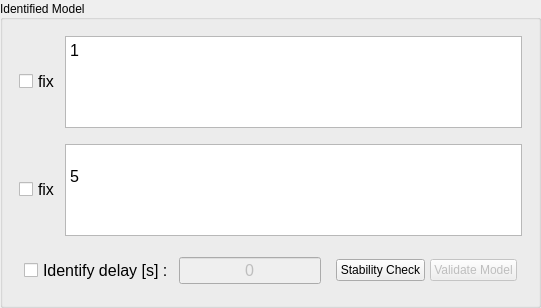
        <widget class="QGroupBox" name="groupBox_6">
         <property name="title">
          <string>Identified Model</string>
         </property>
         <property name="alignment">
          <set>Qt::AlignLeading|Qt::AlignLeft|Qt::AlignVCenter</set>
         </property>
         <layout class="QVBoxLayout" name="verticalLayout_3">
          <item>
           <layout class="QHBoxLayout" name="horizontalLayout_9">
            <property name="spacing">
             <number>5</number>
            </property>
            <property name="leftMargin">
             <number>5</number>
            </property>
            <property name="topMargin">
             <number>5</number>
            </property>
            <property name="rightMargin">
             <number>5</number>
            </property>
            <property name="bottomMargin">
             <number>5</number>
            </property>
            <item>
             <widget class="QCheckBox" name="checkBoxFixZeros">
              <property name="font">
               <font>
                <pointsize>12</pointsize>
               </font>
              </property>
              <property name="text">
               <string>fix</string>
              </property>
             </widget>
            </item>
            <item>
             <widget class="QTextEdit" name="textEdit_Zeros">
              <property name="enabled">
               <bool>true</bool>
              </property>
              <property name="font">
               <font>
                <pointsize>12</pointsize>
                <weight>50</weight>
                <bold>false</bold>
               </font>
              </property>
              <property name="statusTip">
               <string>0</string>
              </property>
              <property name="accessibleDescription">
               <string notr="true"/>
              </property>
              <property name="layoutDirection">
               <enum>Qt::LeftToRight</enum>
              </property>
              <property name="inputMethodHints">
               <set>Qt::ImhMultiLine|Qt::ImhNoAutoUppercase|Qt::ImhPreferLowercase</set>
              </property>
              <property name="frameShape">
               <enum>QFrame::StyledPanel</enum>
              </property>
              <property name="frameShadow">
               <enum>QFrame::Raised</enum>
              </property>
              <property name="sizeAdjustPolicy">
               <enum>QAbstractScrollArea::AdjustToContents</enum>
              </property>
              <property name="readOnly">
               <bool>false</bool>
              </property>
              <property name="html">
               <string>&lt;!DOCTYPE HTML PUBLIC &quot;-//W3C//DTD HTML 4.0//EN&quot; &quot;http://www.w3.org/TR/REC-html40/strict.dtd&quot;&gt;
&lt;html&gt;&lt;head&gt;&lt;meta name=&quot;qrichtext&quot; content=&quot;1&quot; /&gt;&lt;style type=&quot;text/css&quot;&gt;
p, li { white-space: pre-wrap; }
&lt;/style&gt;&lt;/head&gt;&lt;body style=&quot; font-family:'MS Shell Dlg 2'; font-size:12pt; font-weight:400; font-style:normal;&quot;&gt;
&lt;p style=&quot; margin-top:12px; margin-bottom:0px; margin-left:0px; margin-right:0px; -qt-block-indent:0; text-indent:0px;&quot;&gt;&lt;span style=&quot; color:#000000;&quot;&gt;1&lt;/span&gt;&lt;/p&gt;&lt;/body&gt;&lt;/html&gt;</string>
              </property>
             </widget>
            </item>
           </layout>
          </item>
          <item>
           <layout class="QHBoxLayout" name="horizontalLayout_8">
            <property name="spacing">
             <number>5</number>
            </property>
            <property name="leftMargin">
             <number>5</number>
            </property>
            <property name="topMargin">
             <number>5</number>
            </property>
            <property name="rightMargin">
             <number>5</number>
            </property>
            <property name="bottomMargin">
             <number>5</number>
            </property>
            <item>
             <widget class="QCheckBox" name="checkBoxFixPoles">
              <property name="font">
               <font>
                <pointsize>12</pointsize>
               </font>
              </property>
              <property name="text">
               <string>fix</string>
              </property>
             </widget>
            </item>
            <item>
             <widget class="QTextEdit" name="textEdit_Poles">
              <property name="font">
               <font>
                <pointsize>12</pointsize>
               </font>
              </property>
              <property name="inputMethodHints">
               <set>Qt::ImhMultiLine|Qt::ImhNoAutoUppercase|Qt::ImhPreferLowercase</set>
              </property>
              <property name="frameShape">
               <enum>QFrame::StyledPanel</enum>
              </property>
              <property name="frameShadow">
               <enum>QFrame::Raised</enum>
              </property>
              <property name="sizeAdjustPolicy">
               <enum>QAbstractScrollArea::AdjustToContents</enum>
              </property>
              <property name="readOnly">
               <bool>false</bool>
              </property>
              <property name="html">
               <string>&lt;!DOCTYPE HTML PUBLIC &quot;-//W3C//DTD HTML 4.0//EN&quot; &quot;http://www.w3.org/TR/REC-html40/strict.dtd&quot;&gt;
&lt;html&gt;&lt;head&gt;&lt;meta name=&quot;qrichtext&quot; content=&quot;1&quot; /&gt;&lt;style type=&quot;text/css&quot;&gt;
p, li { white-space: pre-wrap; }
&lt;/style&gt;&lt;/head&gt;&lt;body style=&quot; font-family:'MS Shell Dlg 2'; font-size:12pt; font-weight:400; font-style:normal;&quot;&gt;
&lt;p style=&quot; margin-top:12px; margin-bottom:12px; margin-left:0px; margin-right:0px; -qt-block-indent:0; text-indent:0px;&quot;&gt;&lt;span style=&quot; color:#000000;&quot;&gt;&lt;br /&gt;5&lt;/span&gt;&lt;/p&gt;&lt;/body&gt;&lt;/html&gt;</string>
              </property>
              <property name="acceptRichText">
               <bool>false</bool>
              </property>
             </widget>
            </item>
           </layout>
          </item>
          <item>
           <layout class="QHBoxLayout" name="horizontalLayout_2">
            <property name="spacing">
             <number>5</number>
            </property>
            <property name="leftMargin">
             <number>5</number>
            </property>
            <property name="topMargin">
             <number>5</number>
            </property>
            <property name="rightMargin">
             <number>5</number>
            </property>
            <property name="bottomMargin">
             <number>5</number>
            </property>
            <item>
             <layout class="QHBoxLayout" name="horizontalLayout_7">
              <property name="spacing">
               <number>5</number>
              </property>
              <property name="leftMargin">
               <number>5</number>
              </property>
              <property name="topMargin">
               <number>5</number>
              </property>
              <property name="rightMargin">
               <number>5</number>
              </property>
              <property name="bottomMargin">
               <number>5</number>
              </property>
              <item>
               <widget class="QCheckBox" name="checkBoxUseDelay">
                <property name="font">
                 <font>
                  <pointsize>12</pointsize>
                 </font>
                </property>
                <property name="text">
                 <string>Identify delay [s] :</string>
                </property>
               </widget>
              </item>
              <item>
               <widget class="QLineEdit" name="lineEdit_Delay">
                <property name="enabled">
                 <bool>false</bool>
                </property>
                <property name="sizePolicy">
                 <sizepolicy hsizetype="MinimumExpanding" vsizetype="Fixed">
                  <horstretch>0</horstretch>
                  <verstretch>0</verstretch>
                 </sizepolicy>
                </property>
                <property name="maximumSize">
                 <size>
                  <width>16777215</width>
                  <height>16777215</height>
                 </size>
                </property>
                <property name="font">
                 <font>
                  <pointsize>12</pointsize>
                 </font>
                </property>
                <property name="text">
                 <string>0</string>
                </property>
                <property name="alignment">
                 <set>Qt::AlignCenter</set>
                </property>
                <property name="readOnly">
                 <bool>false</bool>
                </property>
                <property name="placeholderText">
                 <string>int [s]</string>
                </property>
               </widget>
              </item>
             </layout>
            </item>
            <item>
             <layout class="QHBoxLayout" name="horizontalLayout">
              <property name="spacing">
               <number>5</number>
              </property>
              <property name="leftMargin">
               <number>5</number>
              </property>
              <property name="topMargin">
               <number>5</number>
              </property>
              <property name="rightMargin">
               <number>5</number>
              </property>
              <property name="bottomMargin">
               <number>5</number>
              </property>
              <item>
               <widget class="QPushButton" name="pushButtonModelStability">
                <property name="sizePolicy">
                 <sizepolicy hsizetype="Minimum" vsizetype="Fixed">
                  <horstretch>0</horstretch>
                  <verstretch>0</verstretch>
                 </sizepolicy>
                </property>
                <property name="text">
                 <string>Stability Check</string>
                </property>
               </widget>
              </item>
              <item>
               <widget class="QPushButton" name="pushButtonModelValidate">
                <property name="enabled">
                 <bool>false</bool>
                </property>
                <property name="text">
                 <string>Validate Model</string>
                </property>
               </widget>
              </item>
             </layout>
            </item>
           </layout>
          </item>
         </layout>
        </widget>
